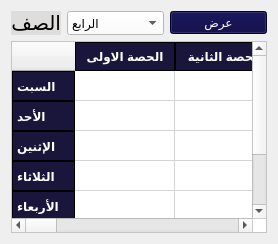
                         <widget class="QWidget" name="tab_311">
                          <attribute name="title">
                           <string>جدول حصص الطلاب </string>
                          </attribute>
                          <layout class="QGridLayout" name="gridLayout_62">
                           <item row="0" column="0">
                            <layout class="QVBoxLayout" name="verticalLayout_38">
                             <item>
                              <layout class="QHBoxLayout" name="horizontalLayout_27">
                               <item>
                                <widget class="QLabel" name="label_269">
                                 <property name="maximumSize">
                                  <size>
                                   <width>50</width>
                                   <height>30</height>
                                  </size>
                                 </property>
                                 <property name="font">
                                  <font>
                                   <family>Mohammad Annoktah</family>
                                   <pointsize>15</pointsize>
                                   <weight>50</weight>
                                   <italic>false</italic>
                                   <bold>false</bold>
                                  </font>
                                 </property>
                                 <property name="styleSheet">
                                  <string notr="true">background-color:rgb(223, 221, 220);
font: 8pt &quot;MS Shell Dlg 2&quot;;
color:rgb(0, 0, 0);

font: 15pt &quot;Mohammad Annoktah&quot;;</string>
                                 </property>
                                 <property name="text">
                                  <string>الصف</string>
                                 </property>
                                </widget>
                               </item>
                               <item>
                                <widget class="QComboBox" name="comboBox_96">
                                 <property name="maximumSize">
                                  <size>
                                   <width>150</width>
                                   <height>30</height>
                                  </size>
                                 </property>
                                 <property name="styleSheet">
                                  <string notr="true">color: rgb(0, 0, 0);
font: 10pt &quot;MS Shell Dlg 2&quot;;
background-color: rgb(255, 255, 255);</string>
                                 </property>
                                 <item>
                                  <property name="text">
                                   <string>الرابع</string>
                                  </property>
                                 </item>
                                 <item>
                                  <property name="text">
                                   <string>الخامس</string>
                                  </property>
                                 </item>
                                 <item>
                                  <property name="text">
                                   <string>السادس</string>
                                  </property>
                                 </item>
                                 <item>
                                  <property name="text">
                                   <string>السابع</string>
                                  </property>
                                 </item>
                                 <item>
                                  <property name="text">
                                   <string>الثامن</string>
                                  </property>
                                 </item>
                                 <item>
                                  <property name="text">
                                   <string>التاسع</string>
                                  </property>
                                 </item>
                                 <item>
                                  <property name="text">
                                   <string>الأول الثانوي</string>
                                  </property>
                                 </item>
                                 <item>
                                  <property name="text">
                                   <string>الثاني الثانوي</string>
                                  </property>
                                 </item>
                                 <item>
                                  <property name="text">
                                   <string>الثالث الثانوي</string>
                                  </property>
                                 </item>
                                </widget>
                               </item>
                               <item>
                                <widget class="QPushButton" name="btnAddNewTeacher_66">
                                 <property name="maximumSize">
                                  <size>
                                   <width>150</width>
                                   <height>16777215</height>
                                  </size>
                                 </property>
                                 <property name="layoutDirection">
                                  <enum>Qt::LeftToRight</enum>
                                 </property>
                                 <property name="styleSheet">
                                  <string notr="true">background-color:rgb(4, 0, 62);
color:rgb(255, 255, 255);
font: 15pt &quot;PT Bold Heading&quot;;</string>
                                 </property>
                                 <property name="text">
                                  <string>عرض</string>
                                 </property>
                                 <property name="icon">
                                  <iconset>
                                   <normaloff>../../.designer/newjob/icons/add-to-28.svg</normaloff>../../.designer/newjob/icons/add-to-28.svg</iconset>
                                 </property>
                                 <property name="iconSize">
                                  <size>
                                   <width>30</width>
                                   <height>30</height>
                                  </size>
                                 </property>
                                </widget>
                               </item>
                              </layout>
                             </item>
                             <item>
                              <layout class="QHBoxLayout" name="horizontalLayout_28">
                               <item>
                                <widget class="QTableWidget" name="tblTeachers_92">
                                 <property name="styleSheet">
                                  <string notr="true">QTableWidget {
    background-color: #FFFFFF;
    alternate-background-color:rgb(0, 0, 0);
    font: 9pt &quot;PT Bold Heading&quot;;
    font-weight: bold;
 color:rgb(0, 0, 0)
}

QHeaderView::section {
    background-color:rgb(25, 21, 59);
    border: 1px solid rgb(0, 0, 0);
    font-weight: bold;
    padding: 4px;
    text-align: center;
	font: 10pt &quot;PT Bold Heading&quot;;
	color:rgb(255, 255, 255)
}

QTableWidget::item:selected {
    background-color:rgb(25, 21, 65);
    color:rgb(255, 255, 255);
}</string>
                                 </property>
                                 <row>
                                  <property name="text">
                                   <string>السبت</string>
                                  </property>
                                 </row>
                                 <row>
                                  <property name="text">
                                   <string>الأحد</string>
                                  </property>
                                 </row>
                                 <row>
                                  <property name="text">
                                   <string>الإثنين</string>
                                  </property>
                                 </row>
                                 <row>
                                  <property name="text">
                                   <string>الثلاثاء</string>
                                  </property>
                                 </row>
                                 <row>
                                  <property name="text">
                                   <string>الأربعاء</string>
                                  </property>
                                 </row>
                                 <row>
                                  <property name="text">
                                   <string>الخميس</string>
                                  </property>
                                 </row>
                                 <column>
                                  <property name="text">
                                   <string>الحصة الاولى</string>
                                  </property>
                                 </column>
                                 <column>
                                  <property name="text">
                                   <string>الحصة الثانية</string>
                                  </property>
                                 </column>
                                 <column>
                                  <property name="text">
                                   <string>الحصة الثالثة </string>
                                  </property>
                                 </column>
                                 <column>
                                  <property name="text">
                                   <string>الحصة الرابعة</string>
                                  </property>
                                 </column>
                                 <column>
                                  <property name="text">
                                   <string>الحصة الخامسة</string>
                                  </property>
                                 </column>
                                 <column>
                                  <property name="text">
                                   <string>الحصة السادسة</string>
                                  </property>
                                 </column>
                                 <column>
                                  <property name="text">
                                   <string>الحصة السابعة</string>
                                  </property>
                                 </column>
                                </widget>
                               </item>
                              </layout>
                             </item>
                            </layout>
                           </item>
                          </layout>
                         </widget>
